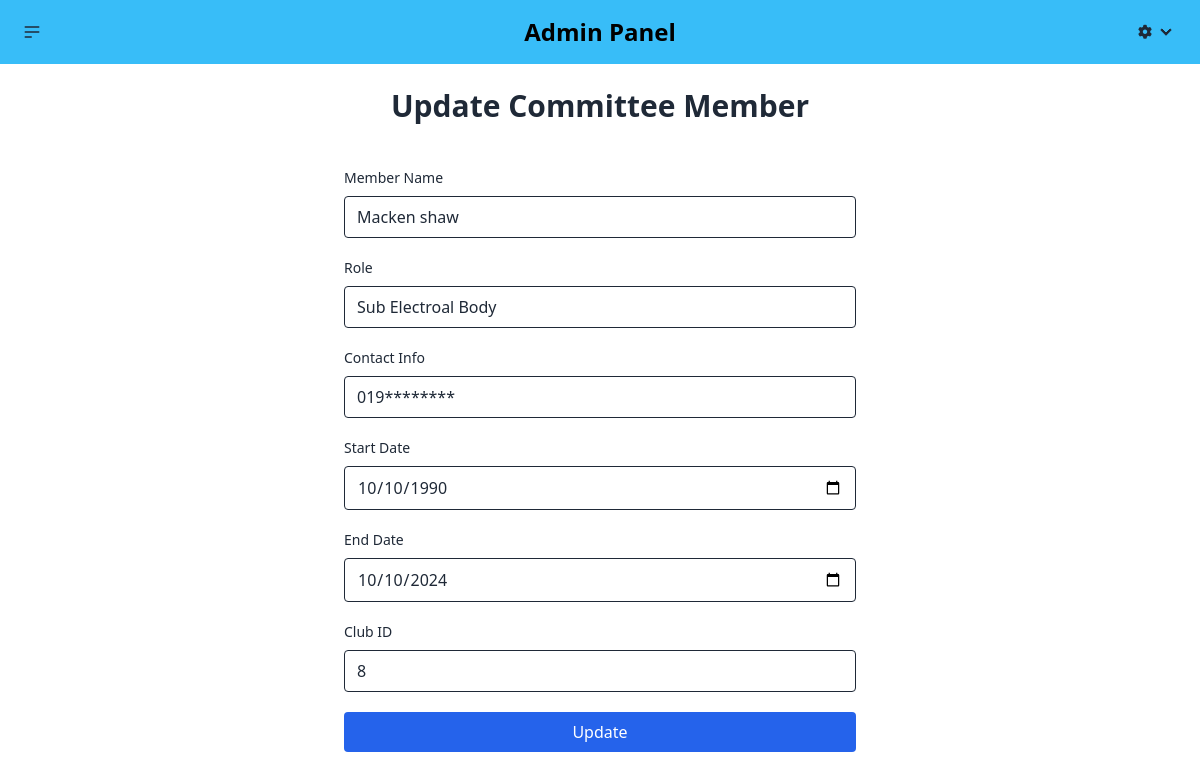
Screenshot of /Admin/update-management-committee.php?updateid=8 with the database file from the repository.
### tables this page shows
CREATE TABLE `management_committee` (
  `committee_id` int(11) UNSIGNED NOT NULL,
  `member_name` varchar(100) DEFAULT NULL,
  `role` varchar(50) DEFAULT NULL,
  `contact_info` varchar(100) DEFAULT NULL,
  `start_date` date DEFAULT NULL,
  `end_date` date DEFAULT NULL,
  `club_id` int(11) DEFAULT NULL
);

### Admin/update-management-committee.php (the view, shortened to what this page needs)
<?php
include '../connect.php';
if (isset($_GET['updateid'])) {
    $committee_id = $_GET['updateid'];
    $sql = "SELECT * FROM `management_committee` WHERE committee_id=$committee_id";
    $result = mysqli_query($conn, $sql);
    if ($result && mysqli_num_rows($result) > 0) {
        $row = mysqli_fetch_assoc($result);
        $member_name = $row['member_name'];
        $role = $row['role'];
        $contact_info = $row['contact_info'];
        $start_date = $row['start_date'];
        $end_date = $row['end_date'];
        $club_id = $row['club_id'];
    } else {
        die("Committee member not found.");
    }
} else {
    die("Error: Committee ID not provided in the URL.");
}
?>
<?php include('partials/header-dark.php'); ?>
<!DOCTYPE html>
<html lang="en">
<head>
    <link href="https://cdn.jsdelivr.net/npm/daisyui@4.12.14/dist/full.min.css" rel="stylesheet" type="text/css" />
    <script src="https://cdn.tailwindcss.com"></script>
</head>
<body>
    <h1 class="text-center text-3xl font-extrabold p-6">Update Committee Member</h1>
    <form class="max-w-lg mx-auto mt-5" method="POST">
        <div class="mb-5">
            <label for="member_name" class="block mb-2 text-sm font-medium">Member Name</label>
            <input type="text" id="member_name" name="member_name" value="<?php echo htmlspecialchars($member_name); ?>"
                class="w-full border px-3 py-2 rounded" required>
        </div>
        <div class="mb-5">
            <label for="role" class="block mb-2 text-sm font-medium">Role</label>
            <input type="text" id="role" name="role" value="<?php echo htmlspecialchars($role); ?>"
                class="w-full border px-3 py-2 rounded" required>
        </div>
        <div class="mb-5">
            <label for="contact_info" class="block mb-2 text-sm font-medium">Contact Info</label>
            <input type="text" id="contact_info" name="contact_info"
                value="<?php echo htmlspecialchars($contact_info); ?>" class="w-full border px-3 py-2 rounded" required>
        </div>
        <div class="mb-5">
            <label for="start_date" class="block mb-2 text-sm font-medium">Start Date</label>
            <input type="date" id="start_date" name="start_date" value="<?php echo htmlspecialchars($start_date); ?>"
                class="w-full border px-3 py-2 rounded" required>
        </div>
        <div class="mb-5">
            <label for="end_date" class="block mb-2 text-sm font-medium">End Date</label>
            <input type="date" id="end_date" name="end_date" value="<?php echo htmlspecialchars($end_date); ?>"
                class="w-full border px-3 py-2 rounded">
        </div>
        <div class="mb-5">
            <label for="club_id" class="block mb-2 text-sm font-medium">Club ID</label>
            <input type="number" id="club_id" name="club_id" value="<?php echo htmlspecialchars($club_id); ?>"
                class="w-full border px-3 py-2 rounded" required>
        </div>
        <button type="submit" name="update" class="w-full bg-blue-600 text-white py-2 px-4 rounded hover:bg-blue-700">
            Update
        </button>
    </form>
</body>
</html>

### rows the page displays
management_committee: member_name "Macken shaw", role "Sub Electroal Body", contact_info "019********", start_date "10/10/1990", end_date "10/10/2024", club_id "8"
